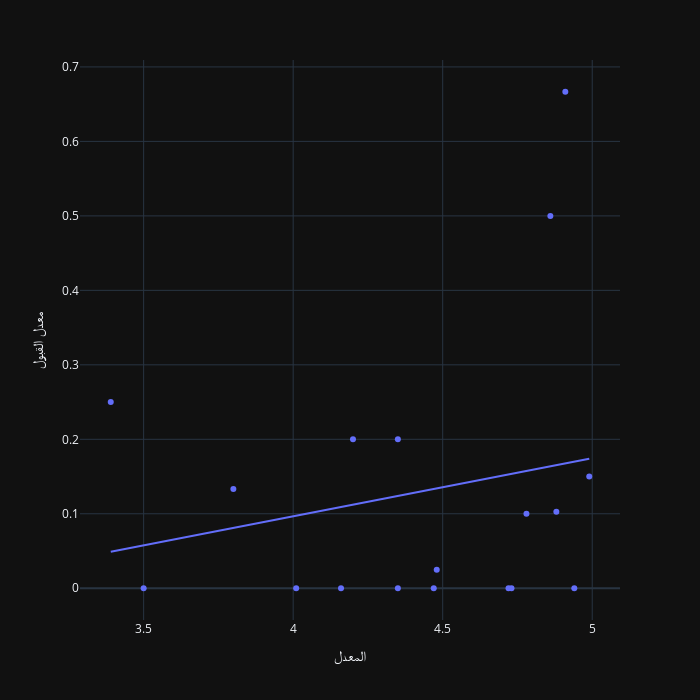

Notebook code cell kept with this figure:
### Code cell
fig = px.scatter(
    df,
    x='المعدل', 
    y="معدل القبول", 
    trendline="ols", 
    width=700,
    height=700,
)
fig

### Figure 1 — Plotly figure (JSON) as saved in the notebook; plotly's stock layout.template omitted (floating-point values rounded to 4 significant figures)
{"data": [{"hovertemplate": "المعدل=%{x}<br>معدل القبول=%{y}<extra></extra>", "legendgroup": "", "marker": {"color": "#636efa", "symbol": "circle"}, "mode": "markers", "name": "", "orientation": "v", "showlegend": false, "type": "scatter", "x": [4.88, 4.99, 4.73, 4.91, 3.5, 4.38, 4.79, 4.35, 4.48, 4.2, 4.16, 4.37, 4.72, 3.39, 4.15, 3.8, 4.47, 4.43, 4.22, 4.29, 4.35, 3.43, 4.47, 4.49, 4.92, 4.17, 4.01, 4, 4.86, 4.94, 4.78], "xaxis": "x", "y": [0.1026, 0.15, 0, 0.6667, 0, null, null, 0, 0.025, 0.2, 0, null, 0, 0.25, null, 0.1333, 0, null, null, null, 0.2, null, null, null, null, null, 0, null, 0.5, 0, 0.1], "yaxis": "y"}, {"hovertemplate": "<b>OLS trendline</b><br>معدل القبول = 0.0780759 * المعدل + -0.215613<br>R<sup>2</sup>=0.042326<br><br>المعدل=%{x}<br>معدل القبول=%{y} <b>(trend)</b><extra></extra>", "legendgroup": "", "marker": {"color": "#636efa", "symbol": "circle"}, "mode": "lines", "name": "", "showlegend": false, "type": "scatter", "x": [3.39, 3.5, 3.8, 4.01, 4.16, 4.2, 4.35, 4.35, 4.47, 4.48, 4.72, 4.73, 4.78, 4.86, 4.88, 4.91, 4.94, 4.99], "xaxis": "x", "y": [0.04906, 0.05765, 0.08108, 0.09747, 0.1092, 0.1123, 0.124, 0.124, 0.1334, 0.1342, 0.1529, 0.1537, 0.1576, 0.1638, 0.1654, 0.1677, 0.1701, 0.174], "yaxis": "y"}], "layout": {"height": 700, "legend": {"tracegroupgap": 0}, "margin": {"t": 60}, "width": 700, "xaxis": {"anchor": "y", "domain": [0, 1], "title": {"text": "المعدل"}}, "yaxis": {"anchor": "x", "domain": [0, 1], "title": {"text": "معدل القبول"}}}}
